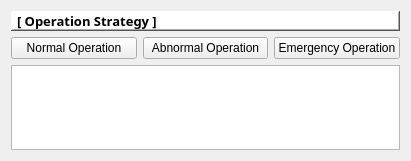
  <widget class="QWidget" name="gridLayoutWidget_5">
   <property name="geometry">
    <rect>
     <x>1180</x>
     <y>50</y>
     <width>411</width>
     <height>161</height>
    </rect>
   </property>
   <layout class="QGridLayout" name="gridLayout_5">
    <property name="sizeConstraint">
     <enum>QLayout::SetDefaultConstraint</enum>
    </property>
    <property name="verticalSpacing">
     <number>6</number>
    </property>
    <item row="2" column="1">
     <widget class="QPushButton" name="Abnormal_dis">
      <property name="text">
       <string>Abnormal Operation</string>
      </property>
     </widget>
    </item>
    <item row="2" column="0">
     <widget class="QPushButton" name="Normal_dis">
      <property name="minimumSize">
       <size>
        <width>0</width>
        <height>16</height>
       </size>
      </property>
      <property name="maximumSize">
       <size>
        <width>132</width>
        <height>23</height>
       </size>
      </property>
      <property name="text">
       <string>Normal Operation</string>
      </property>
     </widget>
    </item>
    <item row="2" column="2">
     <widget class="QPushButton" name="Emergen_dis">
      <property name="text">
       <string>Emergency Operation</string>
      </property>
     </widget>
    </item>
    <item row="0" column="0" colspan="3">
     <widget class="QLabel" name="label_11">
      <property name="sizePolicy">
       <sizepolicy hsizetype="Fixed" vsizetype="Fixed">
        <horstretch>0</horstretch>
        <verstretch>0</verstretch>
       </sizepolicy>
      </property>
      <property name="minimumSize">
       <size>
        <width>0</width>
        <height>20</height>
       </size>
      </property>
      <property name="maximumSize">
       <size>
        <width>1000</width>
        <height>20</height>
       </size>
      </property>
      <property name="font">
       <font>
        <family>Gadugi</family>
        <pointsize>10</pointsize>
        <weight>75</weight>
        <bold>true</bold>
       </font>
      </property>
      <property name="styleSheet">
       <string notr="true">background-color: rgb(255, 255, 255);</string>
      </property>
      <property name="frameShape">
       <enum>QFrame::WinPanel</enum>
      </property>
      <property name="frameShadow">
       <enum>QFrame::Raised</enum>
      </property>
      <property name="text">
       <string>[ Operation Strategy ]</string>
      </property>
      <property name="alignment">
       <set>Qt::AlignLeading|Qt::AlignLeft|Qt::AlignVCenter</set>
      </property>
     </widget>
    </item>
    <item row="3" column="0" colspan="3">
     <widget class="QListWidget" name="listWidget"/>
    </item>
   </layout>
  </widget>
